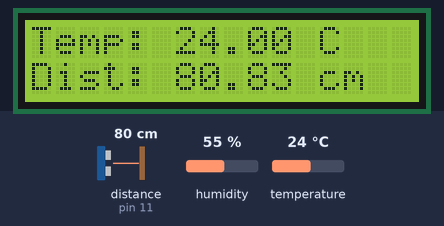
Recording of a sketch running on a simulated Arduino Uno, built with avr-gcc and run on an emulated ATmega328P. Shown: 16×2 character LCD. Inputs (shaded band) come from the test bench; at power-on: distance to the obstacle (sensor on pin 11) 80 cm, humidity 55 %, temperature 24 °C. The echo pulse lasts 58.3 µs per cm; what the sketch prints to the serial monitor is not drawn.

Above: at 1.2 s.
1.3 s: distance to the obstacle (sensor on pin 11) set to 2 cm
At 5.3 s:
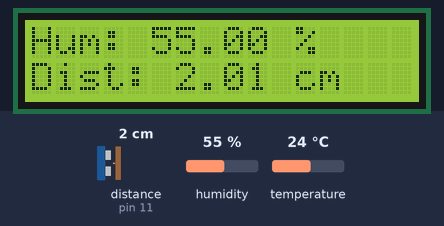
8.0 s: humidity set to 22 %
At 11.0 s:
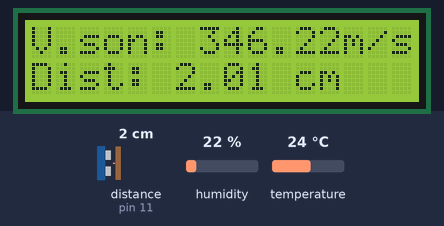
12.1 s: temperature set to 12 °C
16.0 s: distance to the obstacle (sensor on pin 11) set to 4 cm
At 17.6 s:
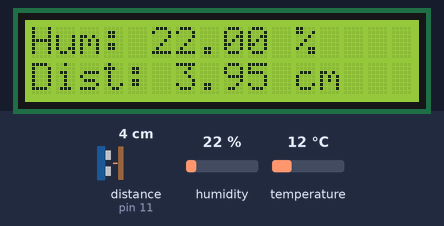
18.4 s: humidity set to 40 %
At 21.0 s:
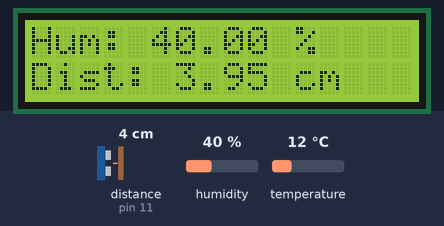
21.1 s: distance to the obstacle (sensor on pin 11) set to 9 cm
At 22.9 s:
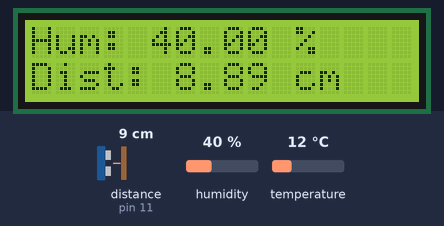
Timing chart, 0 to 24.4 s (numbered marks = the images above; inputs shaded):
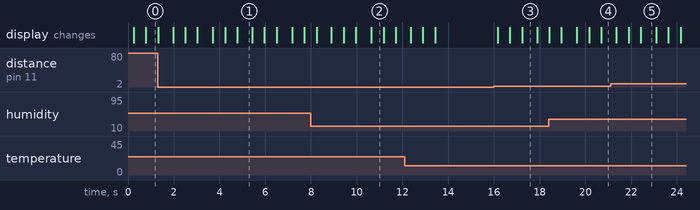

Measured:
- after the input at 16.0 s, the display: first changes after 0.17 s (image 3 shows a later state)
- what the display in image 1 shows lasts 0.6 s, from 4.8 s to 5.4 s
- what the display in image 2 shows lasts 0.6 s, from 10.6 s to 11.2 s

The sketch:

sketch_jun08e-HC-SR04-DHT11-LCD1602.ino
```cpp
/*
  HC-SR04 with Temp and Humidity Demonstration
  HC-SR04-Temp-Humid-Demo.ino
  Demonstrates enhancements of HC-SR04 Ultrasonic Range Finder
  With DHT22 Temperature and Humidity Sensor
  Displays results on Serial Monitor

  DroneBot Workshop 2017
  http://dronebotworkshop.com
*/
#include <Wire.h>
#include <LiquidCrystal_I2C.h>

// LCD variables
const int  en = 2, rw = 1, rs = 0, d4 = 4, d5 = 5, d6 = 6, d7 = 7, bl = 3;
const int i2c_addr = 0x27;           // Set the LCD I2C address : 27(green) ou 3F(blue)

LiquidCrystal_I2C lcd(i2c_addr, en, rw, rs, d4, d5, d6, d7, bl, POSITIVE);
// Include DHT Libraries from Adafruit
// Dependant upon Adafruit_Sensors Library
#include "DHT.h";

// Include NewPing Library
#include "NewPing.h"

// Define Constants

#define DHTPIN 7       // DHT-22 Output Pin connection
#define DHTTYPE DHT11   // DHT Type is DHT 11 (AM2302)
#define TRIGGER_PIN  10 // HC-SR04
#define ECHO_PIN     11  // HC-SR04
#define MAX_DISTANCE 400

NewPing sonar(TRIGGER_PIN, ECHO_PIN, MAX_DISTANCE);

// Define Variables

float hum;    // Stores humidity value in percent
float temp;   // Stores temperature value in Celcius
float duration; // Stores HC-SR04 pulse duration value
float distance; // Stores calculated distance in cm
float soundsp;  // Stores calculated speed of sound in M/S
float soundcm;  // Stores calculated speed of sound in cm/ms
int iterations = 5;

// Initialize DHT sensor for normal 16mhz Arduino

DHT dht(DHTPIN, DHTTYPE);

void setup() {
  Serial.begin (9600);
  lcd.begin(16,2);         // initialize the lcd 16x2
  dht.begin();
}

void loop()
{

  //delay(1000);  // Delay so DHT-22 sensor can stabalize

    hum = dht.readHumidity();  // Get Humidity value
    temp= dht.readTemperature();  // Get Temperature value

    // Calculate the Speed of Sound in M/S
    soundsp = 331.4 + (0.606 * temp) + (0.0124 * hum);

    // Convert to cm/ms

    soundcm = soundsp / 10000;

  duration = sonar.ping_median(iterations);

  // Calculate the distance
  distance = (duration / 2) * soundcm;

  // Send results to Serial Monitor

    Serial.print("Sound: ");
    Serial.print(soundsp);
    Serial.print(" m/s, ");
    Serial.print("Humid: ");
    Serial.print(hum);
    Serial.print(" %, Temp: ");
    Serial.print(temp);
    Serial.print(" C, ");
    Serial.print("Distance: ");

    if (distance >= 400 || distance <= 2) {
    Serial.print("Out of range");
    }
    else {
    Serial.print(distance);
    Serial.print(" cm");
    lcd.clear();                   // go home
    lcd.print("V.son: ");
    lcd.print(soundsp);
    lcd.print("m/s");
    lcd.setCursor ( 0, 1 );        // go to the next line
    lcd.print ("Dist: ");
    lcd.print(distance);
    lcd.print(" cm    ");
    delay(500);
    lcd.setCursor ( 0, 0 );                   // go home
    lcd.print("Temp: ");
    lcd.print(temp);
    lcd.print(" C     ");
    lcd.setCursor ( 0, 1 );        // go to the next line
    lcd.print ("Dist: ");
    lcd.print(distance);
    lcd.print(" cm    ");
    delay(500);
    lcd.setCursor ( 0, 0 );        // go to the next line
    lcd.print ("Hum: ");
    lcd.print(hum);
    lcd.print(" %    ");
    lcd.setCursor ( 0, 1 );        // go to the next line
    lcd.print ("Dist: ");
    lcd.print(distance);
    lcd.print(" cm    ");
    delay(500);
    }

  Serial.println(" ");
}
```
